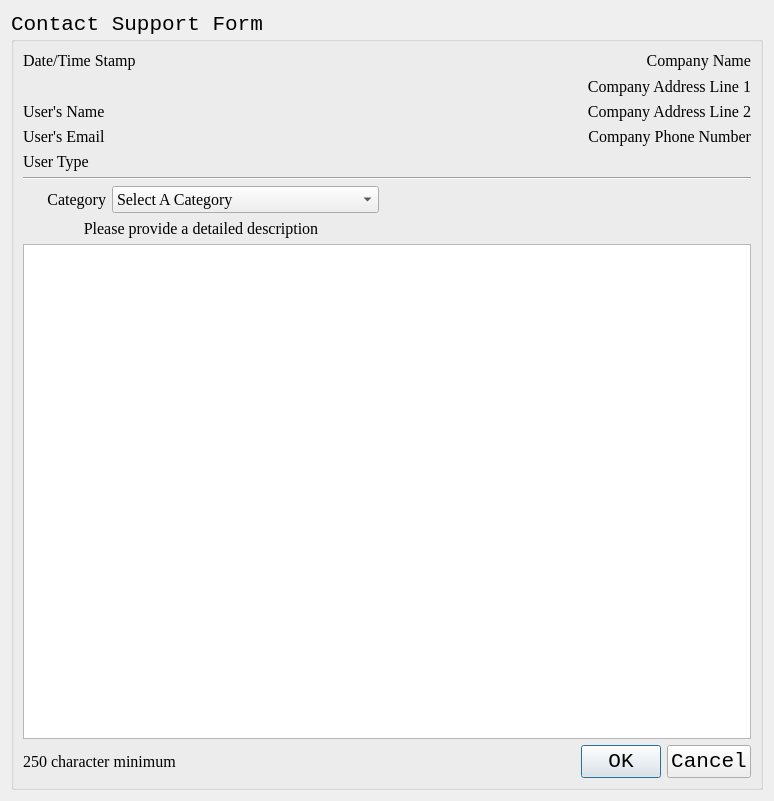
<?xml version="1.0" encoding="UTF-8"?>
<ui version="4.0">
 <class>ContactSupportDialog</class>
 <widget class="QDialog" name="ContactSupportDialog">
  <property name="geometry">
   <rect>
    <x>0</x>
    <y>0</y>
    <width>774</width>
    <height>801</height>
   </rect>
  </property>
  <property name="font">
   <font>
    <family>Consolas</family>
    <pointsize>16</pointsize>
   </font>
  </property>
  <property name="windowTitle">
   <string>Dialog</string>
  </property>
  <layout class="QGridLayout" name="gridLayout">
   <item row="0" column="0">
    <widget class="QGroupBox" name="ContactSupportDialogGroupBox">
     <property name="font">
      <font>
       <family>Consolas</family>
       <pointsize>16</pointsize>
      </font>
     </property>
     <property name="title">
      <string>Contact Support Form</string>
     </property>
     <layout class="QGridLayout" name="gridLayout_2">
      <item row="0" column="0" colspan="2">
       <widget class="QLabel" name="ContactSupportDialogDateTimeStampLabel">
        <property name="font">
         <font>
          <family>Times New Roman</family>
          <pointsize>12</pointsize>
         </font>
        </property>
        <property name="text">
         <string>Date/Time Stamp</string>
        </property>
       </widget>
      </item>
      <item row="0" column="2">
       <widget class="QLabel" name="ContactSupportDialogCompanyNameLabel">
        <property name="font">
         <font>
          <family>Times New Roman</family>
          <pointsize>12</pointsize>
         </font>
        </property>
        <property name="text">
         <string>Company Name</string>
        </property>
        <property name="alignment">
         <set>Qt::AlignRight|Qt::AlignTrailing|Qt::AlignVCenter</set>
        </property>
       </widget>
      </item>
      <item row="1" column="0">
       <spacer name="ContactSupportDialogVerticalSpacer">
        <property name="orientation">
         <enum>Qt::Vertical</enum>
        </property>
        <property name="sizeType">
         <enum>QSizePolicy::Fixed</enum>
        </property>
        <property name="sizeHint" stdset="0">
         <size>
          <width>20</width>
          <height>20</height>
         </size>
        </property>
       </spacer>
      </item>
      <item row="1" column="2">
       <widget class="QLabel" name="ContactSupportDialogCompanyAddressLine1Label">
        <property name="font">
         <font>
          <family>Times New Roman</family>
          <pointsize>12</pointsize>
         </font>
        </property>
        <property name="text">
         <string>Company Address Line 1</string>
        </property>
        <property name="alignment">
         <set>Qt::AlignRight|Qt::AlignTrailing|Qt::AlignVCenter</set>
        </property>
       </widget>
      </item>
      <item row="2" column="0" colspan="2">
       <widget class="QLabel" name="ContactSupportDialogUserNameLabel">
        <property name="font">
         <font>
          <family>Times New Roman</family>
          <pointsize>12</pointsize>
         </font>
        </property>
        <property name="text">
         <string>User's Name</string>
        </property>
       </widget>
      </item>
      <item row="2" column="2">
       <widget class="QLabel" name="ContactSupportDialogCompanyAddressLine2Label">
        <property name="font">
         <font>
          <family>Times New Roman</family>
          <pointsize>12</pointsize>
         </font>
        </property>
        <property name="text">
         <string>Company Address Line 2</string>
        </property>
        <property name="alignment">
         <set>Qt::AlignRight|Qt::AlignTrailing|Qt::AlignVCenter</set>
        </property>
       </widget>
      </item>
      <item row="3" column="0">
       <widget class="QLabel" name="ContactSupportDialogUserEmailLabel">
        <property name="font">
         <font>
          <family>Times New Roman</family>
          <pointsize>12</pointsize>
         </font>
        </property>
        <property name="text">
         <string>User's Email</string>
        </property>
       </widget>
      </item>
      <item row="3" column="2">
       <widget class="QLabel" name="ContactSupportDialogCompanyPhoneNumberLabel">
        <property name="font">
         <font>
          <family>Times New Roman</family>
          <pointsize>12</pointsize>
         </font>
        </property>
        <property name="text">
         <string>Company Phone Number</string>
        </property>
        <property name="alignment">
         <set>Qt::AlignRight|Qt::AlignTrailing|Qt::AlignVCenter</set>
        </property>
       </widget>
      </item>
      <item row="4" column="0">
       <widget class="QLabel" name="ContactSupportDialogUserTypeLabel">
        <property name="font">
         <font>
          <family>Times New Roman</family>
          <pointsize>12</pointsize>
         </font>
        </property>
        <property name="text">
         <string>User Type</string>
        </property>
       </widget>
      </item>
      <item row="5" column="0" colspan="3">
       <widget class="Line" name="ContactSupportDialogSeperatorLine">
        <property name="orientation">
         <enum>Qt::Horizontal</enum>
        </property>
       </widget>
      </item>
      <item row="6" column="0">
       <widget class="QLabel" name="ContactSupportDialogCategoryLabel">
        <property name="font">
         <font>
          <family>Times New Roman</family>
          <pointsize>12</pointsize>
         </font>
        </property>
        <property name="text">
         <string>Category</string>
        </property>
        <property name="alignment">
         <set>Qt::AlignRight|Qt::AlignTrailing|Qt::AlignVCenter</set>
        </property>
       </widget>
      </item>
      <item row="6" column="1">
       <widget class="QComboBox" name="ContactSupportDialogCategoryComboBox">
        <property name="font">
         <font>
          <family>Times New Roman</family>
          <pointsize>12</pointsize>
         </font>
        </property>
        <item>
         <property name="text">
          <string>Select A Category</string>
         </property>
        </item>
        <item>
         <property name="text">
          <string>Data Logger (Damaged)</string>
         </property>
        </item>
        <item>
         <property name="text">
          <string>Data Logger (WiFi Connectivity)</string>
         </property>
        </item>
        <item>
         <property name="text">
          <string>Data Logger (Database Connectivity)</string>
         </property>
        </item>
        <item>
         <property name="text">
          <string>Data Logger (Power)</string>
         </property>
        </item>
        <item>
         <property name="text">
          <string>Database (Connectivity)</string>
         </property>
        </item>
        <item>
         <property name="text">
          <string>Database (Server Crash)</string>
         </property>
        </item>
        <item>
         <property name="text">
          <string>Application (Login/Logout)</string>
         </property>
        </item>
        <item>
         <property name="text">
          <string>Application (User Controls)</string>
         </property>
        </item>
        <item>
         <property name="text">
          <string>Application (Device Management)</string>
         </property>
        </item>
        <item>
         <property name="text">
          <string>Application (Reports)</string>
         </property>
        </item>
        <item>
         <property name="text">
          <string>Application (Settings) </string>
         </property>
        </item>
        <item>
         <property name="text">
          <string>Additional Feedback</string>
         </property>
        </item>
        <item>
         <property name="text">
          <string>Suggestions</string>
         </property>
        </item>
       </widget>
      </item>
      <item row="7" column="0" colspan="2">
       <widget class="QLabel" name="ContactSupportDialogDetailedDescriptionLabel">
        <property name="font">
         <font>
          <family>Times New Roman</family>
          <pointsize>12</pointsize>
         </font>
        </property>
        <property name="text">
         <string>Please provide a detailed description</string>
        </property>
        <property name="alignment">
         <set>Qt::AlignCenter</set>
        </property>
       </widget>
      </item>
      <item row="9" column="0" colspan="2">
       <widget class="QLabel" name="ContactSupportDialogCharacterMinimumLabel">
        <property name="font">
         <font>
          <family>Times New Roman</family>
          <pointsize>12</pointsize>
         </font>
        </property>
        <property name="text">
         <string>250 character minimum</string>
        </property>
        <property name="alignment">
         <set>Qt::AlignLeading|Qt::AlignLeft|Qt::AlignVCenter</set>
        </property>
       </widget>
      </item>
      <item row="9" column="2">
       <widget class="QDialogButtonBox" name="ContactSupportDialogButtonBox">
        <property name="standardButtons">
         <set>QDialogButtonBox::Cancel|QDialogButtonBox::Ok</set>
        </property>
       </widget>
      </item>
      <item row="8" column="0" colspan="3">
       <widget class="QTextEdit" name="ContactSupportDialogTextEdit"/>
      </item>
     </layout>
    </widget>
   </item>
  </layout>
 </widget>
 <resources/>
 <connections/>
</ui>
